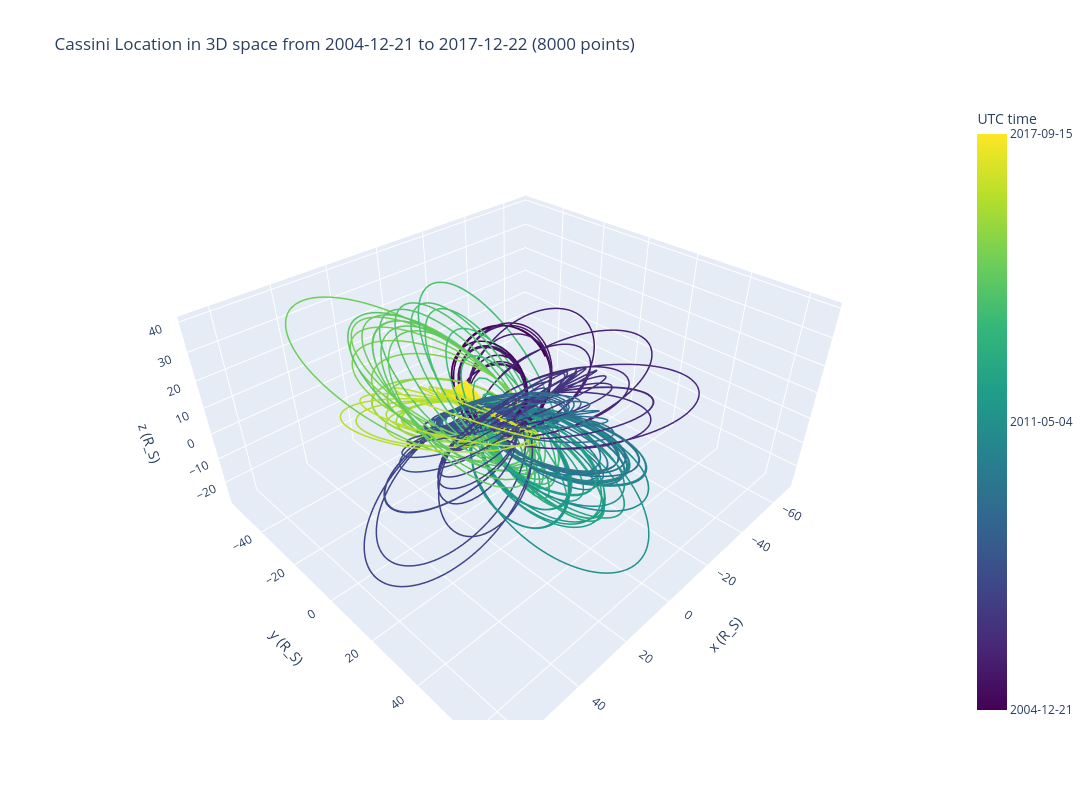

Notebook cell for this chart:
### Code cell
# Convert UTC time to numeric values for coloring
time_numeric = cassini_subset['utc'].astype("int64") / 1e9  # seconds since epoch

fig = go.Figure(data=[go.Scatter3d(
    x=cassini_subset['x_Rs'],
    y=cassini_subset['y_Rs'],
    z=cassini_subset['z_Rs'],
    mode='lines',
    line=dict(
        color=time_numeric,
        colorscale='Viridis',
        width=3,
        colorbar=dict(
            title='UTC time',
            tickvals=[
                time_numeric.iloc[0],
                time_numeric.iloc[len(time_numeric)//2],
                time_numeric.iloc[-1]
            ],
            ticktext=[
                cassini_subset['utc'].iloc[0].strftime('%Y-%m-%d'),
                cassini_subset['utc'].iloc[len(cassini_subset)//2].strftime('%Y-%m-%d'),
                cassini_subset['utc'].iloc[-1].strftime('%Y-%m-%d')
            ]
        )
    )
)])

fig.update_layout(
    title=f"Cassini Location in 3D space from {start_utc.date()} to {end_utc.date()} ({n_points} points)",
    width=1200,
    height=800,
    scene=dict(
        xaxis_title='x (R_S)',
        yaxis_title='y (R_S)',
        zaxis_title='z (R_S)'
    ),
)

fig.show()

### Figure 1 — Plotly figure (JSON) as saved in the notebook; plotly's stock layout.template omitted (floating-point values rounded to 4 significant figures; data arrays with more than 128 entries replaced by an {"elided": "..."} marker saying what was removed)
{"data": [{"line": {"color": {"elided": "8003 float values"}, "colorbar": {"ticktext": ["2004-12-21", "2011-05-04", "2017-09-15"], "tickvals": [1103590200, 1304520420, 1505450640], "title": {"text": "UTC time"}}, "colorscale": [[0, "#440154"], [0.1111, "#482878"], [0.2222, "#3e4989"], [0.3333, "#31688e"], [0.4444, "#26828e"], [0.5556, "#1f9e89"], [0.6667, "#35b779"], [0.7778, "#6ece58"], [0.8889, "#b5de2b"], [1, "#fde725"]], "width": 3}, "mode": "lines", "type": "scatter3d", "x": {"elided": "8003 float values"}, "y": {"elided": "8003 float values"}, "z": {"elided": "8003 float values"}}], "layout": {"height": 800, "scene": {"xaxis": {"title": {"text": "x (R_S)"}}, "yaxis": {"title": {"text": "y (R_S)"}}, "zaxis": {"title": {"text": "z (R_S)"}}}, "title": {"text": "Cassini Location in 3D space from 2004-12-21 to 2017-12-22 (8000 points)"}, "width": 1200}}
